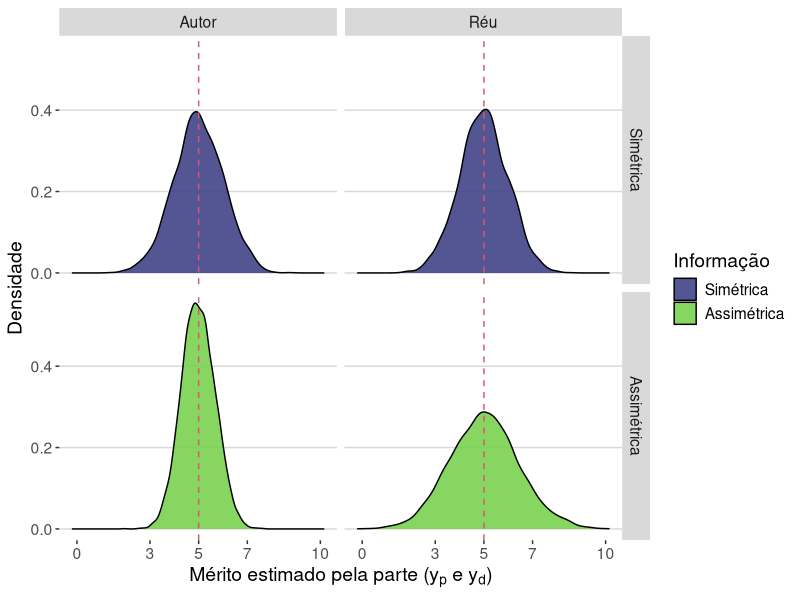

This chart was generated by the following R code:
## ---- chunk 1
#| label: fig-variancias
#| fig-cap: Simulação das distribuições dos valores de $y_p$ e $y_d$ em cenários de informação simétrica e assimétrica.
#| echo: false
#| fig-width: 8
#| fig-height: 6

set.seed(1)
y <- 5
n_amostras <- 5000

y_p_simetrico <- y + rnorm(n_amostras, mean = 0, sd = 1)
y_d_simetrico <- y + rnorm(n_amostras, mean = 0, sd = 1)

y_p_assimetrico <- y + rnorm(n_amostras, mean = 0, sd = sqrt(0.5))
y_d_assimetrico <- y + rnorm(n_amostras, mean = 0, sd = sqrt(2))


dados_sim <- tibble::tibble(
  y = c(y_p_simetrico, y_p_assimetrico, y_d_simetrico, y_d_assimetrico),
  parte = rep(c("Autor", "Réu"), each = n_amostras*2),
  informacao = rep(rep(c("Simétrica", "Assimétrica"), each = n_amostras), 2)
)

dados_sim |> 
  dplyr::mutate(informacao = forcats::fct_rev(factor(informacao))) |> 
  ggplot2::ggplot() +
  ggplot2::aes(x = y, fill = informacao) +
  ggplot2::geom_density(alpha = .9) +
  ggplot2::facet_grid(informacao ~ parte) +
  ggplot2::scale_fill_manual(
    values = viridis::viridis(2, 1, .2, .8)
  ) +
  ggplot2::scale_x_continuous(breaks = c(0,3,5,7,10)) +
  ggplot2::geom_vline(xintercept = y, colour = 2, linetype = 2) +
  ggthemes::theme_hc(14) +
  ggplot2::theme(legend.position = "right") +
  ggplot2::labs(
    x = expression(paste(
      "Mérito estimado pela parte (", 
      y[p], " e ", y[d], ")", 
      sep = ""
    )),
    y = "Densidade",
    fill = "Informação"
  )


